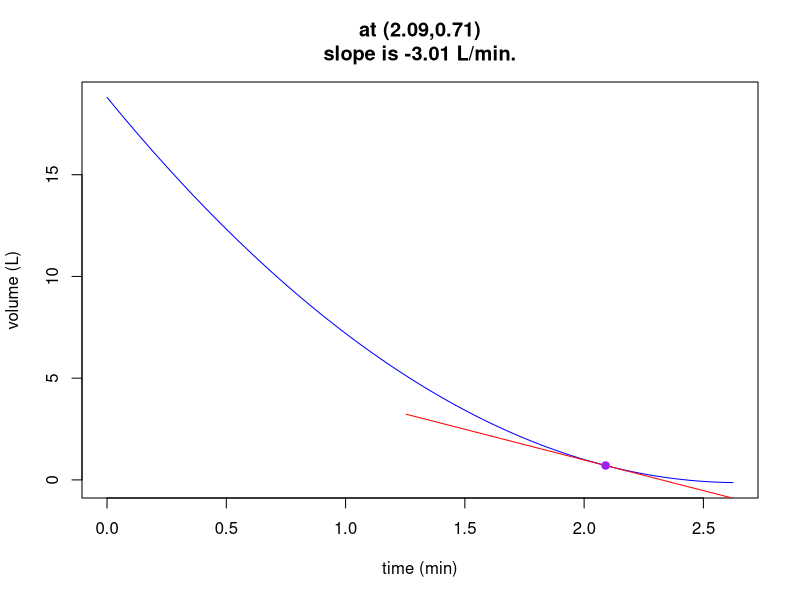

The R source for this figure:
## ---- chunk 1
fixer = function(exp){
  exp = gsub("+-","-",exp,fixed=T)
  exp = gsub("--","+",exp,fixed=T)
  exp = gsub("x^0","",exp,fixed=T)
  exp = gsub("x^1","x",exp,fixed=T)
  return(exp)
}

while(T){
  tf = runif(1,1,10) #sample(5:60,1)/10
  V0 = round(runif(1,2,20),1)  #sample(20:80,1)/10
  # V0(1-t/tf)^2
  # V0(1-2t/tf+t^2/tf^2)
  # V0/tf^2*t^2 - 2V0/tf*t + V0
  a = round(V0/tf^2,1)
  b = round(-2*V0/tf,1)
  c = round(V0,1)
  t = round(runif(1,tf*0.1,tf*0.9),2)
  dVdt = 2*a*t+b
  if(a>0.5 && abs(dVdt)>0.1){break}
}

ex1 = fixer(paste0(a,"t^2+",b,"t+",c,collapse=""))
ex2 = fixer(paste0(2*a,"t+",b,collapse=""))
## ---- chunk 2
tt = seq(0,tf,length.out=100)
VV = a*tt^2+b*tt+c
Vt = a*t^2+b*t+c
tt2 = seq(t*0.6,t*1.4,length.out=10)
plot(tt,VV,type="l",col="blue",xlab="time (min)",ylab="volume (L)",main=paste0("at (",t,",",round(Vt,2),")\nslope is ",round(dVdt,2)," L/min.",collapse=""))
lines(tt2,dVdt*(tt2-t)+Vt,col="red")
points(t,Vt,pch=19,col="purple")
